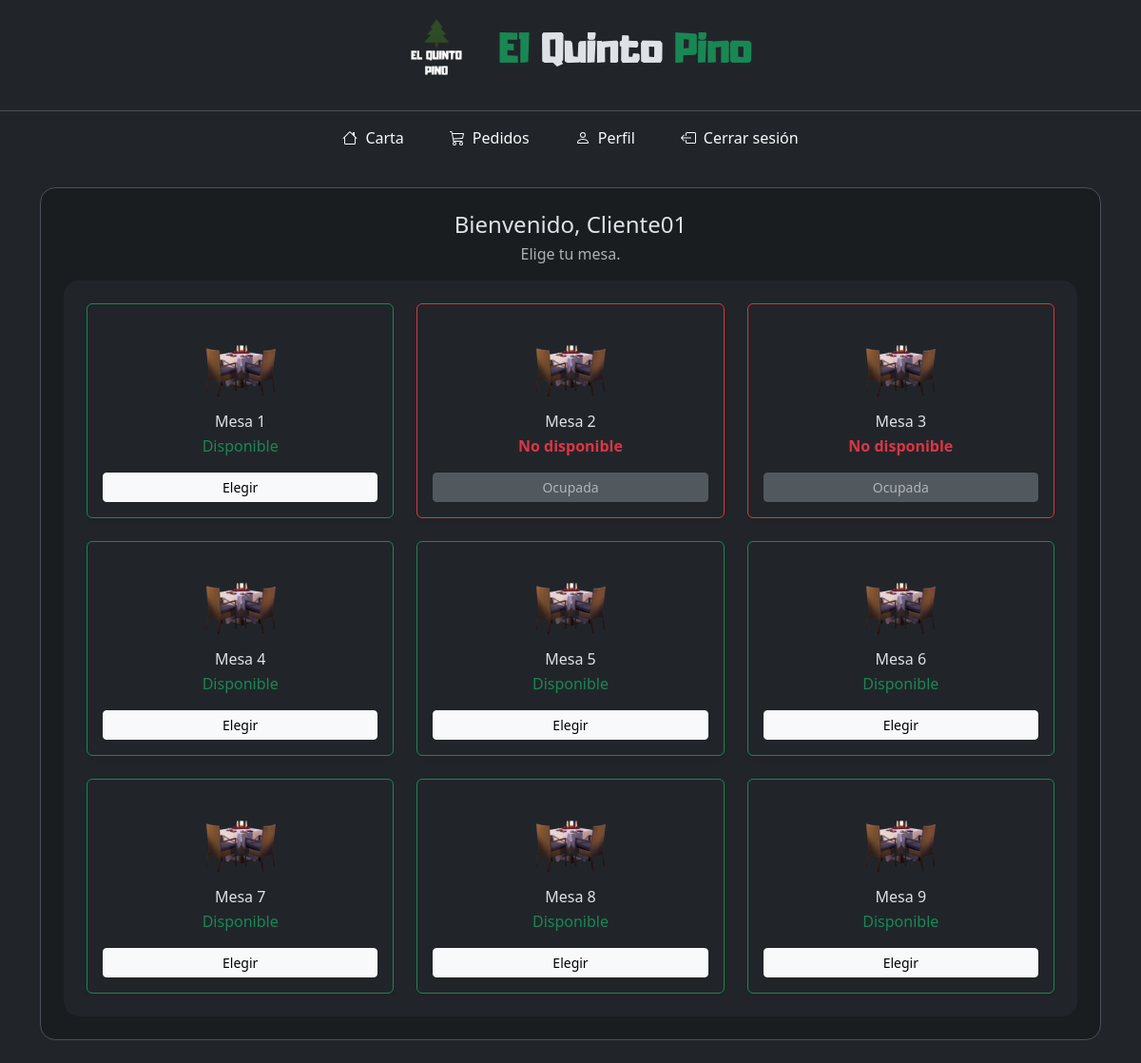
Page /cliente/mesa.php (signed in) on the earlier database version.
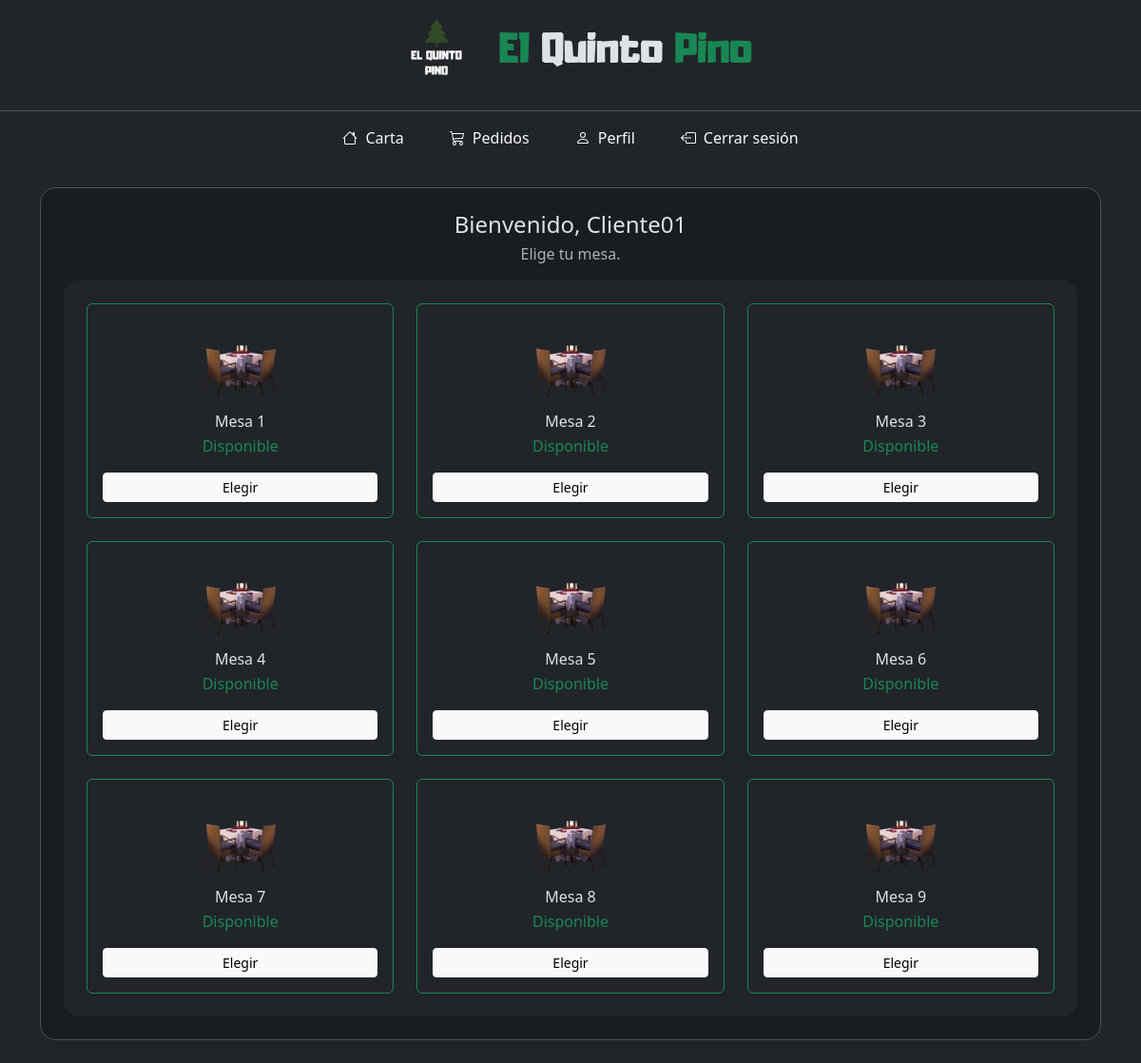
Same page on the later database version.
### tables this page shows
CREATE TABLE `mesa` (
  `numMesa` int(11) NOT NULL,
  `estado` tinyint(1) NOT NULL
);

### cliente/mesa.php (the view, shortened to what this page needs)
<?php
include("../components/conexion.php");
?>
<!DOCTYPE html>
<html lang="es" data-bs-theme="dark">
<head>
    <link rel="stylesheet" href="../bootstrap/css/bootstrap.min.css" />
    <link rel="stylesheet" href="../styles.css" />
</head>
<body>
    <div class="container-fluid min-vh-100 d-flex flex-column">
        <?php
        include("../components/header.php");
        include("navbar.php");
        $usuario = $_SESSION["usuario"];
        ?>
        <main class="container my-4 flex-grow-1">
            <div class="row justify-content-center">
                <div class="col-12 col-md-12">
                    <section class="bg-dark-subtle border rounded-4 p-3 p-sm-4">
                        <header class="text-center mb-3">
                            <h4 class="h4 mb-1">Bienvenido, <?php echo $usuario; ?></h4>
                            <p class="text-body-secondary mb-0">Elige tu mesa.</p>
                        </header>
                        <div class="bg-body rounded-4 p-3 p-sm-4">
                            <?php
                            $consulta = "SELECT * FROM mesa";
                            $result = mysqli_query($conn, $consulta);
                            echo '<div class="row g-3 g-sm-4 justify-content-around">';
                            while ($row = mysqli_fetch_array($result)) {
                                $mesa = $row['numMesa'];
                                $disponible = $row['estado'];
                                if ($disponible == 1) {
                                    echo '<div class="col-12 col-md-6 col-lg-4 d-flex">';
                                    echo ' <article class="card mesa card-mesa shadow-sm w-100 border-success">';
                                    echo ' <div class="card-body text-center">';
                                    echo ' <img src="../img/mesa2.png" class="img-fluid mx-auto d-block mb-2" alt="Mesa ' . $mesa . '" loading="lazy">';
                                    echo ' <h2 class="h6 mb-1">Mesa ' . $mesa . '</h2>';
                                    echo ' <p class="mb-3 text-success">Disponible</p>';
                                    echo ' <a href="reserva.php?mesa=' . $mesa . '" class="btn btn-light btn-sm w-100" aria-label="Seleccionar mesa ' . $mesa . '">Elegir</a>';
                                    echo ' </div>';
                                    echo ' </article>';
                                    echo '</div>';
                                } else {
                                    echo '<div class="col-12 col-md-6 col-lg-4 d-flex">';
                                    echo ' <article class="card mesa card-mesa shadow-sm w-100 border-danger">';
                                    echo ' <div class="card-body text-center">';
                                    echo ' <img src="../img/mesa2.png" class="img-fluid mx-auto d-block mb-2" alt="Mesa ' . $mesa . '" loading="lazy">';
                                    echo ' <h2 class="h6 mb-1">Mesa ' . $mesa . '</h2>';
                                    echo ' <p class="mb-3 text-danger fw-semibold">No disponible</p>';
                                    echo ' <button class="btn btn-secondary btn-sm w-100" disabled aria-disabled="true">Ocupada</button>';
                                    echo ' </div>';
                                    echo ' </article>';
                                    echo '</div>';
                                }
                            }
                            echo '</div>';
                            ?>
                        </div>
                    </section>
                </div>
            </div>
        </main>
    </div>
</body>
</html>

### components/header.php
<header class="row text-center align-items-center p-2"
  style="background-color: var(--bs-body-bg); color: var(--bs-body-color);">
  <div class="col-12 d-flex justify-content-center align-items-center">
    <img src="/restaurante/img/logo_white.png" alt="logo" class="me-3" width="100px">
    <h1>
      <span class="text-success">El</span> Quinto <span class="text-success">Pino</span>
    </h1>
  </div>
</header>

### cliente/navbar.php (shortened to what this page needs)
<div class="row">
    <nav class="navbar navbar-expand-lg navbar-dark bg-dark border-top justify-content-end w-100">
        <div class="collapse navbar-collapse justify-content-center" id="navbarMain">
            <ul class="navbar-nav mb-2 mb-lg-0 text-center">
                <li class="nav-item mx-3">
                    <a class="nav-link d-flex align-items-center justify-content-center text-light"
                        href="carta.php">
                        Carta
                    </a>
                </li>
                <li class="nav-item mx-3">
                    <a class="nav-link d-flex align-items-center justify-content-center text-light"
                        href="pedidos.php">
                        Pedidos
                    </a>
                </li>
                <li class="nav-item mx-3">
                    <a class="nav-link d-flex align-items-center justify-content-center text-light"
                        href="perfil.php">
                        Perfil
                    </a>
                </li>
                <li class="nav-item mx-3">
                    <a class="nav-link d-flex align-items-center justify-content-center text-light" href="cerrarSesion.php">
                        Cerrar sesión
                    </a>
                </li>
            </ul>
        </div>
    </nav>
</div>

### styles.css (style rules this page uses)
h1 { font-family: Adumu, Arial, Helvetica, sans-serif; }
body { background-image: url(/restaurante/img/background02.jpg); background-repeat: no-repeat; background-size: cover; background-position: center; }
.card-mesa { transition: transform 0.3s ease, box-shadow 0.3s ease; font-size: 16px; }
.card-mesa img { max-height: 90px; object-fit: contain; }

Differences in the rows shown:
changed mesa id 2: estado: picture added; estado: picture removed; estado "No disponible Ocupada" → "Disponible Elegir"
changed mesa id 3: estado: picture added; estado: picture removed; estado "No disponible Ocupada" → "Disponible Elegir"
